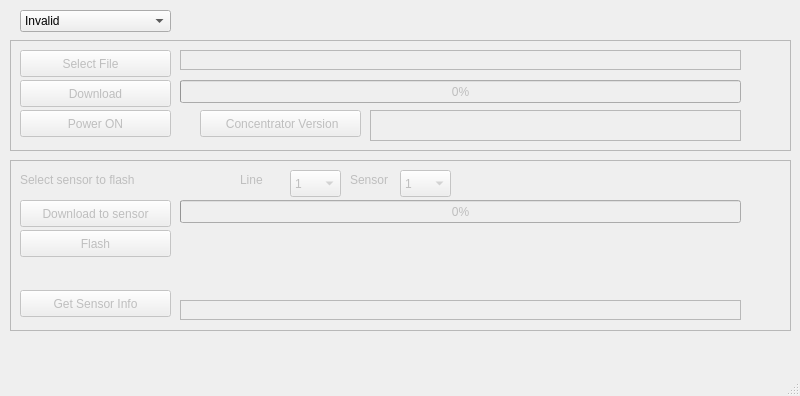
<?xml version="1.0" encoding="UTF-8"?>
<ui version="4.0">
 <class>Flasher</class>
 <widget class="QMainWindow" name="Flasher">
  <property name="geometry">
   <rect>
    <x>0</x>
    <y>0</y>
    <width>800</width>
    <height>396</height>
   </rect>
  </property>
  <property name="windowTitle">
   <string>Flasher</string>
  </property>
  <widget class="QWidget" name="centralwidget">
   <widget class="QComboBox" name="Port_comboBox">
    <property name="geometry">
     <rect>
      <x>20</x>
      <y>10</y>
      <width>151</width>
      <height>22</height>
     </rect>
    </property>
    <property name="currentText">
     <string>Invalid</string>
    </property>
    <item>
     <property name="text">
      <string>Invalid</string>
     </property>
    </item>
    <item>
     <property name="text">
      <string>/dev/ttyACM0</string>
     </property>
    </item>
    <item>
     <property name="text">
      <string>/dev/ttyACM1</string>
     </property>
    </item>
    <item>
     <property name="text">
      <string>/dev/ttyUSB0</string>
     </property>
    </item>
    <item>
     <property name="text">
      <string>/dev/ttyUSB1</string>
     </property>
    </item>
    <item>
     <property name="text">
      <string>COM1</string>
     </property>
    </item>
    <item>
     <property name="text">
      <string>COM2</string>
     </property>
    </item>
    <item>
     <property name="text">
      <string>COM3</string>
     </property>
    </item>
    <item>
     <property name="text">
      <string>COM4</string>
     </property>
    </item>
    <item>
     <property name="text">
      <string>COM5</string>
     </property>
    </item>
    <item>
     <property name="text">
      <string>COM6</string>
     </property>
    </item>
    <item>
     <property name="text">
      <string>COM7</string>
     </property>
    </item>
    <item>
     <property name="text">
      <string>COM8</string>
     </property>
    </item>
    <item>
     <property name="text">
      <string>COM9</string>
     </property>
    </item>
    <item>
     <property name="text">
      <string>COM10</string>
     </property>
    </item>
   </widget>
   <widget class="QLabel" name="Comm_label">
    <property name="geometry">
     <rect>
      <x>180</x>
      <y>10</y>
      <width>22</width>
      <height>22</height>
     </rect>
    </property>
    <property name="text">
     <string/>
    </property>
    <property name="pixmap">
     <pixmap resource="Resources.qrc">:/ledred.png</pixmap>
    </property>
    <property name="scaledContents">
     <bool>true</bool>
    </property>
   </widget>
   <widget class="QFrame" name="Download_frame">
    <property name="enabled">
     <bool>false</bool>
    </property>
    <property name="geometry">
     <rect>
      <x>10</x>
      <y>160</y>
      <width>781</width>
      <height>171</height>
     </rect>
    </property>
    <property name="frameShape">
     <enum>QFrame::StyledPanel</enum>
    </property>
    <property name="frameShadow">
     <enum>QFrame::Raised</enum>
    </property>
    <widget class="QPushButton" name="DownloadTuSensor_pushButton">
     <property name="geometry">
      <rect>
       <x>10</x>
       <y>40</y>
       <width>151</width>
       <height>27</height>
      </rect>
     </property>
     <property name="text">
      <string>Download to sensor</string>
     </property>
    </widget>
    <widget class="QLabel" name="FlashingSensors_label">
     <property name="geometry">
      <rect>
       <x>750</x>
       <y>40</y>
       <width>22</width>
       <height>22</height>
      </rect>
     </property>
     <property name="text">
      <string/>
     </property>
     <property name="pixmap">
      <pixmap resource="Resources.qrc">:/ledgreen.png</pixmap>
     </property>
     <property name="scaledContents">
      <bool>true</bool>
     </property>
    </widget>
    <widget class="QComboBox" name="FlashSensor_comboBox">
     <property name="geometry">
      <rect>
       <x>390</x>
       <y>10</y>
       <width>51</width>
       <height>27</height>
      </rect>
     </property>
     <item>
      <property name="text">
       <string>1</string>
      </property>
     </item>
     <item>
      <property name="text">
       <string>2</string>
      </property>
     </item>
     <item>
      <property name="text">
       <string>3</string>
      </property>
     </item>
     <item>
      <property name="text">
       <string>4</string>
      </property>
     </item>
     <item>
      <property name="text">
       <string>5</string>
      </property>
     </item>
     <item>
      <property name="text">
       <string>6</string>
      </property>
     </item>
     <item>
      <property name="text">
       <string>7</string>
      </property>
     </item>
     <item>
      <property name="text">
       <string>8</string>
      </property>
     </item>
     <item>
      <property name="text">
       <string>9</string>
      </property>
     </item>
     <item>
      <property name="text">
       <string>10</string>
      </property>
     </item>
     <item>
      <property name="text">
       <string>11</string>
      </property>
     </item>
     <item>
      <property name="text">
       <string>12</string>
      </property>
     </item>
     <item>
      <property name="text">
       <string>13</string>
      </property>
     </item>
     <item>
      <property name="text">
       <string>14</string>
      </property>
     </item>
     <item>
      <property name="text">
       <string>15</string>
      </property>
     </item>
     <item>
      <property name="text">
       <string>16</string>
      </property>
     </item>
    </widget>
    <widget class="QLabel" name="label_24">
     <property name="geometry">
      <rect>
       <x>230</x>
       <y>10</y>
       <width>31</width>
       <height>19</height>
      </rect>
     </property>
     <property name="text">
      <string>Line</string>
     </property>
    </widget>
    <widget class="QLabel" name="label_25">
     <property name="geometry">
      <rect>
       <x>340</x>
       <y>10</y>
       <width>51</width>
       <height>19</height>
      </rect>
     </property>
     <property name="text">
      <string>Sensor</string>
     </property>
    </widget>
    <widget class="QComboBox" name="FlashLine_comboBox">
     <property name="geometry">
      <rect>
       <x>280</x>
       <y>10</y>
       <width>51</width>
       <height>27</height>
      </rect>
     </property>
     <item>
      <property name="text">
       <string>1</string>
      </property>
     </item>
     <item>
      <property name="text">
       <string>2</string>
      </property>
     </item>
     <item>
      <property name="text">
       <string>3</string>
      </property>
     </item>
     <item>
      <property name="text">
       <string>4</string>
      </property>
     </item>
    </widget>
    <widget class="QPushButton" name="SendFlashCommand_pushButton">
     <property name="geometry">
      <rect>
       <x>10</x>
       <y>70</y>
       <width>151</width>
       <height>27</height>
      </rect>
     </property>
     <property name="text">
      <string>Flash</string>
     </property>
    </widget>
    <widget class="QLabel" name="label_30">
     <property name="geometry">
      <rect>
       <x>10</x>
       <y>10</y>
       <width>161</width>
       <height>20</height>
      </rect>
     </property>
     <property name="text">
      <string>Select sensor to flash</string>
     </property>
    </widget>
    <widget class="QPushButton" name="GetSensorInfoCommand_pushButton">
     <property name="geometry">
      <rect>
       <x>10</x>
       <y>130</y>
       <width>151</width>
       <height>27</height>
      </rect>
     </property>
     <property name="text">
      <string>Get Sensor Info</string>
     </property>
    </widget>
    <widget class="QProgressBar" name="Sensdownload_progressBar">
     <property name="geometry">
      <rect>
       <x>170</x>
       <y>40</y>
       <width>561</width>
       <height>23</height>
      </rect>
     </property>
     <property name="maximum">
      <number>100</number>
     </property>
     <property name="value">
      <number>0</number>
     </property>
    </widget>
    <widget class="QLabel" name="label_SensorInfo">
     <property name="geometry">
      <rect>
       <x>170</x>
       <y>140</y>
       <width>561</width>
       <height>20</height>
      </rect>
     </property>
     <property name="frameShape">
      <enum>QFrame::StyledPanel</enum>
     </property>
     <property name="frameShadow">
      <enum>QFrame::Sunken</enum>
     </property>
     <property name="text">
      <string/>
     </property>
    </widget>
   </widget>
   <widget class="QFrame" name="Fileframe">
    <property name="enabled">
     <bool>false</bool>
    </property>
    <property name="geometry">
     <rect>
      <x>10</x>
      <y>40</y>
      <width>781</width>
      <height>111</height>
     </rect>
    </property>
    <property name="frameShape">
     <enum>QFrame::StyledPanel</enum>
    </property>
    <property name="frameShadow">
     <enum>QFrame::Raised</enum>
    </property>
    <widget class="QLabel" name="Flashing_label">
     <property name="geometry">
      <rect>
       <x>750</x>
       <y>40</y>
       <width>22</width>
       <height>22</height>
      </rect>
     </property>
     <property name="text">
      <string/>
     </property>
     <property name="pixmap">
      <pixmap resource="Resources.qrc">:/ledgreen.png</pixmap>
     </property>
     <property name="scaledContents">
      <bool>true</bool>
     </property>
    </widget>
    <widget class="QPushButton" name="Power_pushButton">
     <property name="geometry">
      <rect>
       <x>10</x>
       <y>70</y>
       <width>151</width>
       <height>27</height>
      </rect>
     </property>
     <property name="text">
      <string>Power ON</string>
     </property>
    </widget>
    <widget class="QLabel" name="label_BINFILE">
     <property name="geometry">
      <rect>
       <x>170</x>
       <y>10</y>
       <width>561</width>
       <height>20</height>
      </rect>
     </property>
     <property name="frameShape">
      <enum>QFrame::StyledPanel</enum>
     </property>
     <property name="frameShadow">
      <enum>QFrame::Sunken</enum>
     </property>
     <property name="text">
      <string/>
     </property>
    </widget>
    <widget class="QProgressBar" name="download_progressBar">
     <property name="geometry">
      <rect>
       <x>170</x>
       <y>40</y>
       <width>561</width>
       <height>23</height>
      </rect>
     </property>
     <property name="value">
      <number>0</number>
     </property>
    </widget>
    <widget class="QPushButton" name="DownloadXMODEMRX_pushButton">
     <property name="geometry">
      <rect>
       <x>10</x>
       <y>40</y>
       <width>151</width>
       <height>27</height>
      </rect>
     </property>
     <property name="text">
      <string>Download</string>
     </property>
    </widget>
    <widget class="QPushButton" name="SelectFile_pushButton">
     <property name="geometry">
      <rect>
       <x>10</x>
       <y>10</y>
       <width>151</width>
       <height>27</height>
      </rect>
     </property>
     <property name="text">
      <string>Select File   </string>
     </property>
    </widget>
    <widget class="QPushButton" name="ConcentratorVersion_pushButton">
     <property name="geometry">
      <rect>
       <x>190</x>
       <y>70</y>
       <width>161</width>
       <height>27</height>
      </rect>
     </property>
     <property name="text">
      <string> Concentrator Version</string>
     </property>
    </widget>
    <widget class="QLabel" name="label_CONCENTRATORVERSION">
     <property name="geometry">
      <rect>
       <x>360</x>
       <y>70</y>
       <width>371</width>
       <height>31</height>
      </rect>
     </property>
     <property name="frameShape">
      <enum>QFrame::StyledPanel</enum>
     </property>
     <property name="frameShadow">
      <enum>QFrame::Sunken</enum>
     </property>
     <property name="text">
      <string/>
     </property>
    </widget>
   </widget>
  </widget>
  <widget class="QMenuBar" name="menubar">
   <property name="geometry">
    <rect>
     <x>0</x>
     <y>0</y>
     <width>800</width>
     <height>27</height>
    </rect>
   </property>
  </widget>
  <widget class="QStatusBar" name="statusbar"/>
 </widget>
 <resources>
  <include location="Resources.qrc"/>
 </resources>
 <connections/>
</ui>
